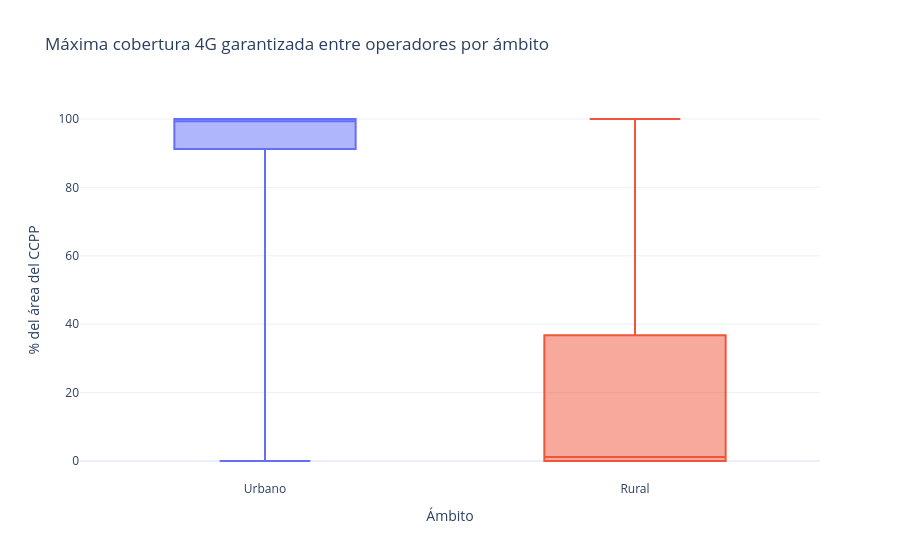

Write notebook code for a chart like this one.
### Markdown cell above
### 10.4 ¿Cómo cambia la cobertura 4G territorial entre ámbitos?

### Code cell
cobertura_area = base.loc[
    base["tiene_registro_cobertura"] & base["cobertura_4g_max_pct"].notna(),
    ["codlocal", "area", "cobertura_4g_max_pct"],
]
fig4 = px.box(
    cobertura_area, x="area", y="cobertura_4g_max_pct", color="area",
    points=False, title="Máxima cobertura 4G garantizada entre operadores por ámbito",
    labels={"area": "Ámbito", "cobertura_4g_max_pct": "% del área del CCPP"},
)
fig4.update_layout(showlegend=False)
fig4.show()
fig4.write_html(SALIDAS / "figura_4_cobertura_4g_area.html", include_plotlyjs="cdn")

med4g = cobertura_area.groupby("area")["cobertura_4g_max_pct"].median()
texto = "; ".join(f"{a}: {v:.1f}%" for a, v in med4g.items())
display(Markdown(
    f"**Interpretación.** La mediana de la máxima cobertura 4G garantizada es {texto}. "
    "Es una medida del centro poblado: una cobertura alta no demuestra conectividad contratada ni calidad dentro del local."
))

### Figure 1 — Plotly figure (JSON) as saved in the notebook; plotly's stock layout.template omitted (floating-point values rounded to 4 significant figures; data arrays with more than 128 entries replaced by an {"elided": "..."} marker saying what was removed)
{"data": [{"alignmentgroup": "True", "boxpoints": false, "hovertemplate": "Ámbito=%{x}<br>% del área del CCPP=%{y}<extra></extra>", "legendgroup": "Urbano", "marker": {"color": "#636efa"}, "name": "Urbano", "notched": false, "offsetgroup": "Urbano", "orientation": "v", "showlegend": true, "type": "box", "x": {"elided": "12161 str values"}, "x0": " ", "xaxis": "x", "y": {"elided": "12161 float values"}, "y0": " ", "yaxis": "y"}, {"alignmentgroup": "True", "boxpoints": false, "hovertemplate": "Ámbito=%{x}<br>% del área del CCPP=%{y}<extra></extra>", "legendgroup": "Rural", "marker": {"color": "#EF553B"}, "name": "Rural", "notched": false, "offsetgroup": "Rural", "orientation": "v", "showlegend": true, "type": "box", "x": {"elided": "6322 str values"}, "x0": " ", "xaxis": "x", "y": {"elided": "6322 float values"}, "y0": " ", "yaxis": "y"}], "layout": {"boxmode": "overlay", "legend": {"title": {"text": "Ámbito"}, "tracegroupgap": 0}, "showlegend": false, "title": {"text": "Máxima cobertura 4G garantizada entre operadores por ámbito"}, "xaxis": {"anchor": "y", "categoryarray": ["Urbano", "Rural"], "categoryorder": "array", "domain": [0.0, 1.0], "title": {"text": "Ámbito"}}, "yaxis": {"anchor": "x", "domain": [0.0, 1.0], "title": {"text": "% del área del CCPP"}}}}
